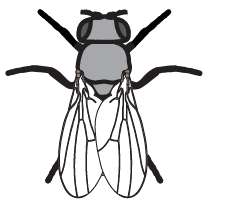
#> input picture figures/movie_assets/fly_topdown.png, 235 x 215 px
$ python -i make_movie_assets.py   (imports and definitions only)
#> lines starting #> are read from the running program, lines starting #| are printed output that depends on the picture
#> further down, picture is the input picture: PIL image 235x215 RGBA; mean R, G, B, A 45.4, 45.1, 45.2, 75
"""Cut the fly and VR-rig schematics used in the supplemental movies out of the Figure 1 artwork.

Run ``python make_movie_assets.py [path/to/Fig1_PresynapticGating.png]``. The schematics are the top-down fly of panel c
(the upright one, without its turning arrow) and the two-photon / VR rig of panel e. The white background around each is
made transparent by flood-filling from the image border, so white enclosed by outlines (the fly's wings) stays opaque.
"""

import argparse
import pathlib

import numpy as np
from PIL import Image, ImageDraw

HERE = pathlib.Path(__file__).parent
DEFAULT_SOURCE = pathlib.Path('/home/mplitt/Downloads/Fig1_PresynapticGating.png')
# (left, upper, right, lower) in pixels of the 3921 x 2474 figure
CROPS = {'fly_topdown.png': (1685, 325, 1920, 540),
         'vr_rig.png': (210, 1240, 565, 1605)}
SENTINEL = (255, 0, 255)                     # a color absent from the artwork, marking the background to remove


def transparent_background(image, thresh=40):
    """RGBA copy of `image` with the white region connected to its border made transparent."""
#> called with thresh = 40
    rgb = image.convert('RGB')
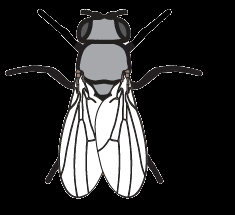
#> rgb: PIL image 235x215 RGB; mean R, G, B 45.4, 45.1, 45.2
    w, h = rgb.size
#> w = 235; h = 215
    for x in range(w):
        for y in (0, h - 1):
            if rgb.getpixel((x, y)) != SENTINEL:
                ImageDraw.floodfill(rgb, (x, y), SENTINEL, thresh=thresh)
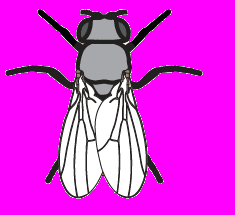
#> rgb: PIL image 235x215 RGB; mean R, G, B 225.4, 45.1, 225.2
    for y in range(h):
        for x in (0, w - 1):
            if rgb.getpixel((x, y)) != SENTINEL:
                ImageDraw.floodfill(rgb, (x, y), SENTINEL, thresh=thresh)
    rgba = np.array(rgb.convert('RGBA'))
    rgba[(rgba[..., :3] == SENTINEL).all(axis=-1)] = 0
    return Image.fromarray(rgba)


def main(source=DEFAULT_SOURCE):
    figure = Image.open(source)
    for name, box in CROPS.items():
        transparent_background(figure.crop(box)).save(HERE / name)
        print('wrote', HERE / name)


# [4 lines not run here, left out]

>>> from PIL import Image
>>> picture = Image.open('fly_topdown.png')
>>> result = transparent_background(picture)
